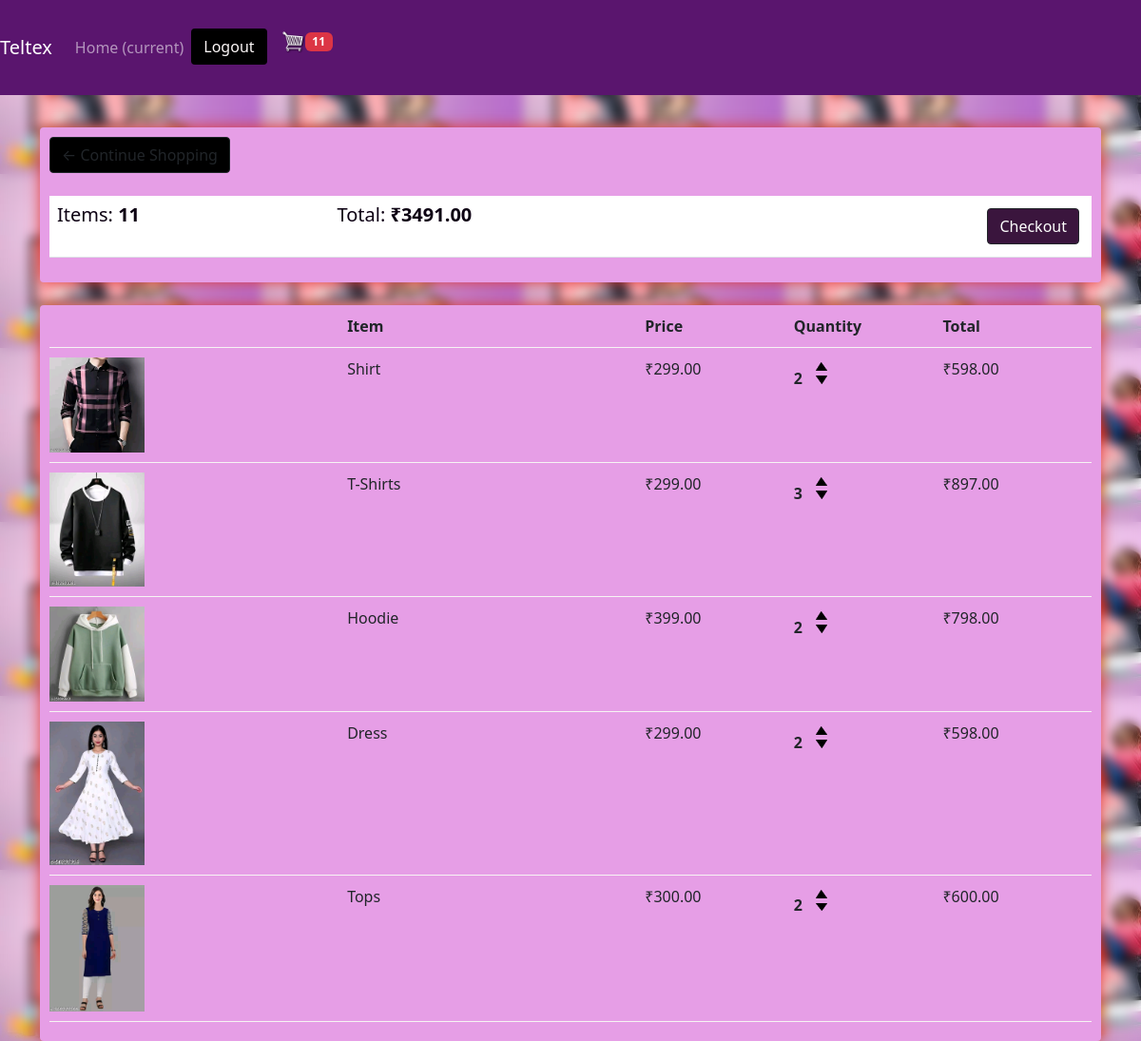
The app's page /cart/ (signed in) with its own data.
### Store/models.py (models this page shows, shortened)
class Order(models.Model):
    customer = models.ForeignKey(Customer, on_delete=models.SET_NULL, null=True, blank=True)
    order_date = models.DateTimeField(auto_now_add=True)
    cart_complete = models.BooleanField(default=False, null=True, blank=False)
    transaction_id = models.CharField(max_length=200, null=True)
    @property
    def get_total_price(self):
        order_item = self.order_item_set.all()
        total_price = sum([order_product.get_total for order_product in order_item])
        return total_price
    @property
    def get_total_quantity(self):
        order_item = self.order_item_set.all()
        total_quantity = sum([order_product.quantity for order_product in order_item])
        return total_quantity

class Order_Item(models.Model):
    product = models.ForeignKey(Product, on_delete=models.CASCADE)
    order = models.ForeignKey(Order, on_delete=models.CASCADE)
    quantity = models.IntegerField(default=0)
    amount = models.IntegerField(default= 0)
    date_ordered = models.TimeField(auto_now_add=True)
    @property
    def get_total(self):
        total = self.product.price * self.quantity
        return total

class Product(models.Model):
    name =models.CharField(max_length=200)
    price = models.DecimalField(max_digits=7, decimal_places=2)
    digital = models.BooleanField(default=False, null=True, blank=False)
    image = models.ImageField(null=True, blank=True)
    @property
    def imageURL(self):
        try:
            url = self.image.url
        except:
            url = ''
        return url

### Store/views.py (the view)
# urls.py: path('cart/',views.cart, name = "cart"),
def cart(request):
    data = cartData(request)
    cartItems = data['cartItems']
    order = data['order']
    items = data['items']
    context ={'items':items, 'order':order, 'cartItems':cartItems}
    return render(request, 'store/cart.html',context)

### Store/utils.py (called while the page is built)
def cartData(request):
    if request.user.is_authenticated:
        customer = request.user.customer
        order, created = Order.objects.get_or_create(customer = customer, cart_complete = False)
        items = order.order_item_set.all()
        cartItems = order.get_total_quantity
    else:
        cookieData = cookieCart(request)
        cartItems = cookieData['cartItems']
        order = cookieData['order']
        items = cookieData['items']
    return{'cartItems':cartItems, 'order':order, 'items':items}

### Store/templates/store/cart.html
{% extends 'store/main.html' %}
{% load static %}
{% block content %}
    <div class="row">
        <div class="col-lg-12">
            <div class="box-element">
                <a  class="btn btn-outline-dark" href="{% url 'store' %}">&#x2190; Continue Shopping</a>
                <br>
                <br>
                <table class="table">
                    <tr>
                        <th><h5>Items: <strong>{{order.get_total_quantity}}</strong></h5></th>
                        <th><h5>Total: <strong> ₹{{order.get_total_price|floatformat:2}}</strong></h5></th>
                        <th>
                            <a class="btn btn-dark" href="{% url 'checkout' %}" style="background-color: rgb(58, 21, 61); color: #fcfcfc; border-radius: 4px; float: right; margin: 5px;">
                            Checkout</a>
                        </th>
                    </tr>
                </table>
            </div>
            <br>
            <div class="box-element">
                <div class="cart-row">
                    <div style="flex:2"></div>
                    <div style="flex:2"><strong>Item</strong></div>
                    <div style="flex:1"><strong>Price</strong></div>
                    <div style="flex:1"><strong>Quantity</strong></div>
                    <div style="flex:1"><strong>Total</strong></div>
                </div>
                {% for item in items %}
                <div class="cart-row">
                    <div style="flex:2"><img class="row-image" src="{{item.product.imageURL}}"></div>
                    <div style="flex:2"><p>{{item.product.name}}</p></div>
                    <div style="flex:1"><p>₹{{item.product.price|floatformat:2}}</p></div>
                    <div style="flex:1">
                        <p class="quantity">{{item.quantity}}</p>
                        <div class="quantity">
                            <img data-product="{{item.product.id}}" data-action="add" class="chg-quantity update-cart" src="{% static  'images/arrow-up.png' %}">
                            <img data-product="{{item.product.id}}" data-action="remove" class="chg-quantity update-cart" src="{% static  'images/arrow-down.png' %}">
                        </div>
                    </div>
                    <div style="flex:1"><p>₹{{item.get_total}}</p></div>
                </div>
                {% endfor %}
            </div>
        </div>
    </div>
{% endblock content %}

### static/css/main.css (style rules this page uses)
body { background-color: hsl(283, 69%, 87%) }
h1,h2,h3,h4,h5,h6 { color:hsl(278, 89%, 4%); }
.box-element { box-shadow:hsl(0, 72%, 55%) 0 0 16px; background-color: #e69ee6; border-radius: 4px; padding: 10px; }
.col-lg-4, .col-lg-6, .col-lg-8, .col-lg-12 { margin-top: 10px; }
.btn { border-radius: 0; background-color: black; border-radius: 4px; }
.row-image { width: 100px; }
.cart-row { display: flex; align-items: flex-stretch; padding-bottom: 10px; margin-bottom: 10px; border-bottom: 1px solid #f7f4f4; }
.quantity { display: inline-block; font-weight: 700; padding-right:10px; }
.chg-quantity { width: 12px; cursor: pointer; display: block; margin-top: 5px; transition:.1s; }
#bg { backdrop-filter: blur(6px); -webkit-backdrop-filter: blur(5px); }

### Store/templates/store/main.html (style rules this page uses)
#bg { backdrop-filter: blur(6px); -webkit-backdrop-filter: blur(5px); }

### records on screen
Order: get_total_quantity "11", get_total_price "3491.00"
Order_Item: product.imageURL (picture), product.name "Shirt", product.price "299.00", quantity "2", get_total "598.00"
Order_Item: product.imageURL (picture), product.name "T-Shirts", product.price "299.00", quantity "3", get_total "897.00"
Order_Item: product.imageURL (picture), product.name "Hoodie", product.price "399.00", quantity "2", get_total "798.00"
Order_Item: product.imageURL (picture), product.name "Dress", product.price "299.00", quantity "2", get_total "598.00"
Order_Item: product.imageURL (picture), product.name "Tops", product.price "300.00", quantity "2", get_total "600.00"

### other values on screen
{{ cartItems }} "11"
